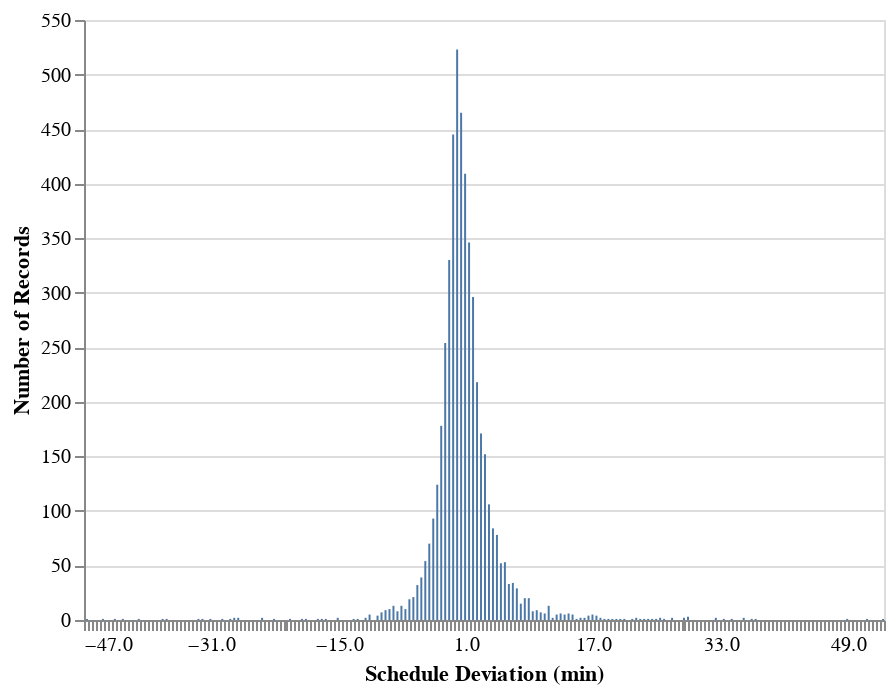

The cell this chart's notebook holds for it:
### Markdown cell above
While we can learn some things from the moments, it might be more useful to plot a quick histogram of these values to understand a little bit how they look. Given the size of the dataset, however, it is a good idea in our exploratory case to take a sample of the set with `.sample(n)`

### Code cell
# Distribution of variations using a sample. Change 'maxbins' to get different size bins.
alt.Chart(detail.sample(5000)).mark_bar().encode(
    alt.X("startvar_min:Q", bin=alt.Bin(maxbins=200), title="Schedule Deviation (min)"),
    alt.Y('count()', title="Number of Records"),
)

### Figure 1 — Vega-Lite specification as saved in the notebook (floating-point values rounded to 4 significant figures; data arrays with more than 128 entries replaced by an {"elided": "..."} marker saying what was removed)
{"config": {"view": {"continuousWidth": 400, "continuousHeight": 300}}, "data": {"name": "data-f37f7218660f528a43bda614353d9d07"}, "mark": "bar", "encoding": {"x": {"bin": {"maxbins": 200}, "field": "startvar_min", "title": "Schedule Deviation (min)", "type": "quantitative"}, "y": {"aggregate": "count", "title": "Number of Records", "type": "quantitative"}}, "$schema": "https://vega.github.io/schema/vega-lite/v4.17.0.json", "datasets": {"data-f37f7218660f528a43bda614353d9d07": {"elided": "5000 records"}}}
